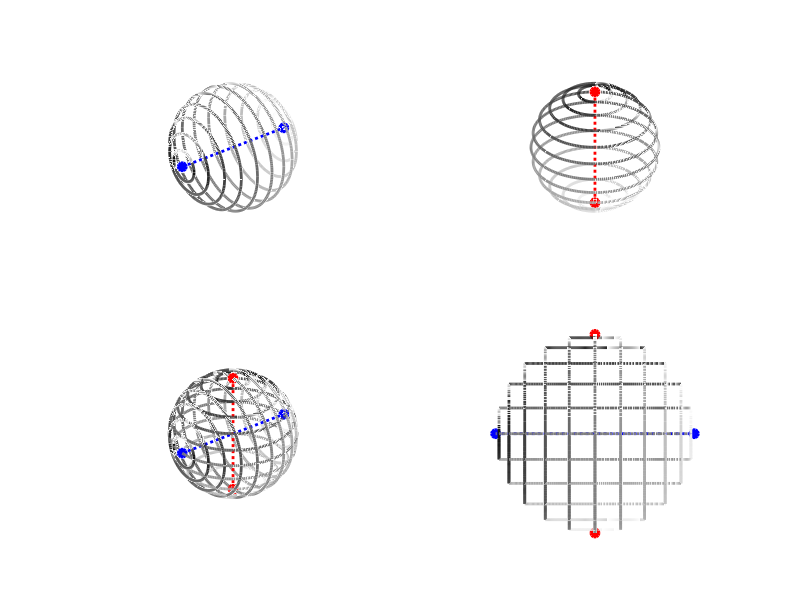

Write the MATLAB code that produced this figure.
function pa_doublepolar
%% Initialization
close all
clear all
clc

%% Double-polar coordinates, start with iso-azimuth contours
AZ	= -90:15:90;
AZ	= AZ';
n	= 100; % number of elevations at AZ(ii)
EL	= NaN(length(AZ),n); % create lots of potential elevations
for ii = 1:length(AZ)
	mx = abs(round(abs(AZ(ii))-90));
	if mx>0
		y = linspace(-mx,mx,n);
	else
		y = zeros(1,n);
	end
	EL(ii,:) = y;
end
AZ		= repmat(AZ,1,n);
R		= 1;

%% Conversion
X       = R*sind(AZ); % Left-right
Y       = R*sind(EL); % Up-Down
signZ   = sign(cosd(AZ).*cosd(EL));
absZ    = abs(sqrt(R.^2-X.^2-Y.^2));
Z       = signZ .* absZ;

%% From the back to the front
% x,y,z scheme is rotated in Matlab, so we have to correct for this
X		= [X;fliplr(X)];
Y		= [Y;fliplr(Y)];
Z		= [Z;fliplr(-Z)];
AZ		= [AZ;fliplr(AZ)];
X		= X';
Y		= Y';
Z		= Z';
AZ		= AZ';

%% Graphics
for jj = [1 3 4]
	subplot(2,2,jj);
	plot3([-1 1],[0 0],[0 0],'b:','LineWidth',2);
	hold on
	plot3([-1 1],[0 0],[0 0],'bo','LineWidth',2,'MarkerFaceColor','b');
	% let's give a color-gradient to azimuth
	uAZ = unique(AZ(:)); % unique azimuths
	nAZ = numel(uAZ); % number of unique azimuths
	col = gray(nAZ); % a grayscale colormap
	for ii = 1:nAZ
		sel = AZ==uAZ(ii);
		plot3(X(sel),Y(sel),Z(sel),'k-','LineWidth',2,'Color',col(ii,:));
	end
	axis([-1 1 -1 1 -1 1]);
	axis square;
	axis off;
end


%% Double-polar coordinates, now iso-elevation contours
EL	= -90:15:90;
EL	= EL';
AZ	= NaN(length(EL),n);
for ii = 1:length(EL)
	mx = abs(round(abs(EL(ii))-90));
	if mx>0
		y = linspace(-mx,mx,n);
	else
		y = zeros(1,n);
	end
	AZ(ii,:) = y;
end
EL		= repmat(EL,1,n);
R		= 1;

%% Conversion
X       = R*sind(AZ); % Left-right
Y       = R*sind(EL); % Up-Down
signZ   = sign(cosd(AZ).*cosd(EL));
absZ    = abs(sqrt(R.^2-X.^2-Y.^2));
Z       = signZ .* absZ;

%% From the back to the front
X		= [X;fliplr(X)];
Y		= [Y;fliplr(Y)];
Z		= [Z;fliplr(-Z)];
EL		= [EL;fliplr(EL)];
% x,y,z scheme is rotated in Matlab, so we have to correct for this
X		= X';
Y		= Y';
Z		= Z';
EL		= EL';
[X,Y,Z] = pa_pitch(X(:),Y(:),Z(:),90); % just some rotation, see PANDA toolbox


%% Graphics
for jj = [2 3 4]
subplot(2,2,jj);
plot3([0 0],[0 0],[-1 1],'r:','LineWidth',2);
hold on
plot3([0 0],[0 0],[-1 1],'ro','LineWidth',2,'MarkerFaceColor','r');
% let's give a color-gradient to azimuth
uEL = unique(EL(:)); % unique azimuths
nEL = numel(uEL); % number of unique azimuths
col = gray(nEL); % a grayscale colormap
col = flipud(col);
for ii = 1:nEL
	sel = EL==uEL(ii);
	plot3(X(sel),Y(sel),Z(sel),'k-','LineWidth',2,'Color',col(ii,:));
end
axis([-1 1 -1 1 -1 1]);
axis square;
axis off;
end

subplot(2,2,4)
view(0,0);
axis([-1.01 1.01 -1.01 1.01 -1.01 1.01]);

%% Print
cd('C:\DATA'); % See also PA_DATADIR
print('-depsc','-painter',mfilename); % I try to avoid bitmaps, 
% so I can easily modify the figures later on in for example Illustrator
% For web-and Office-purposes, I later save images as PNG-files

function [X,Y,Z] = pa_pitch(X,Y,Z,Angle)
% [X,Y,Z] = PA_YAW(X,Y,Z,ROLL);
%
% Rotate YAW (deg) about the X-axis
%
% See also PA_YAW, PA_ROLL

% 2007 Marc van Wanrooij
% e-mail: marcvanwanrooij@neural-code.com

%% Initialization
% Compensate for Coordinate Definition
[mx,nx] = size(X);
[my,ny] = size(Y);
[mz,nz] = size(Z);

% Compensate for Coordinate Definition in Matlab
x = X(:);
y = -Z(:);
z = Y(:);


Angle = deg2rad(Angle);

%% Define Roll Rotation Matrix for 3D
R = [1 0          0           0;...
    0  cos(Angle) -sin(Angle) 0;...
    0  sin(Angle) cos(Angle)  0;...
    0  0          0           1];

%% Define Data Matrix
M = [x y z ones(size(x))]';

%% Matrix Multiply
M = R*M;

%% Revert
M = M';
X = M(:,1);
Y = M(:,3);
Z = -M(:,2);

% Reshape
X = reshape(X,mx,nx);
Y = reshape(Y,my,ny);
Z = reshape(Z,mz,nz);